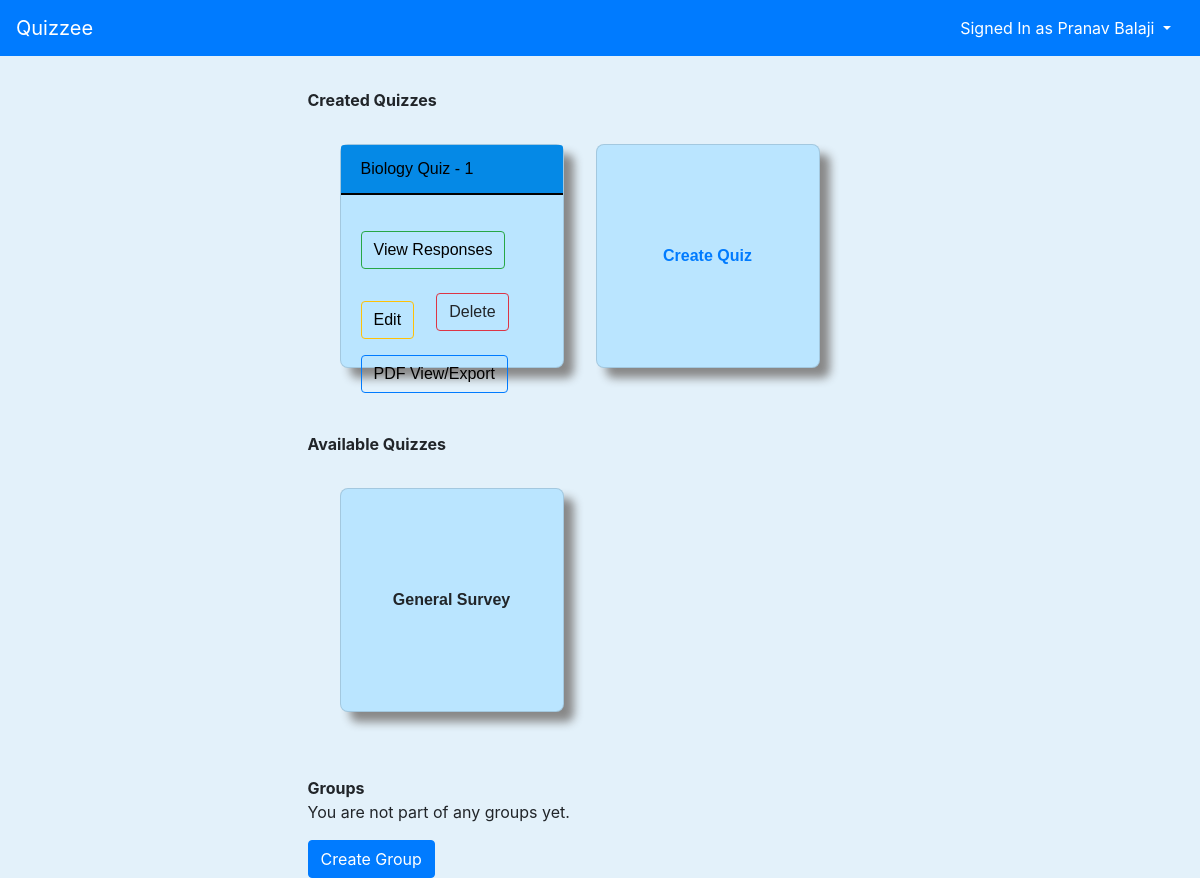
Page /my/dashboard (signed in) on the earlier database version.
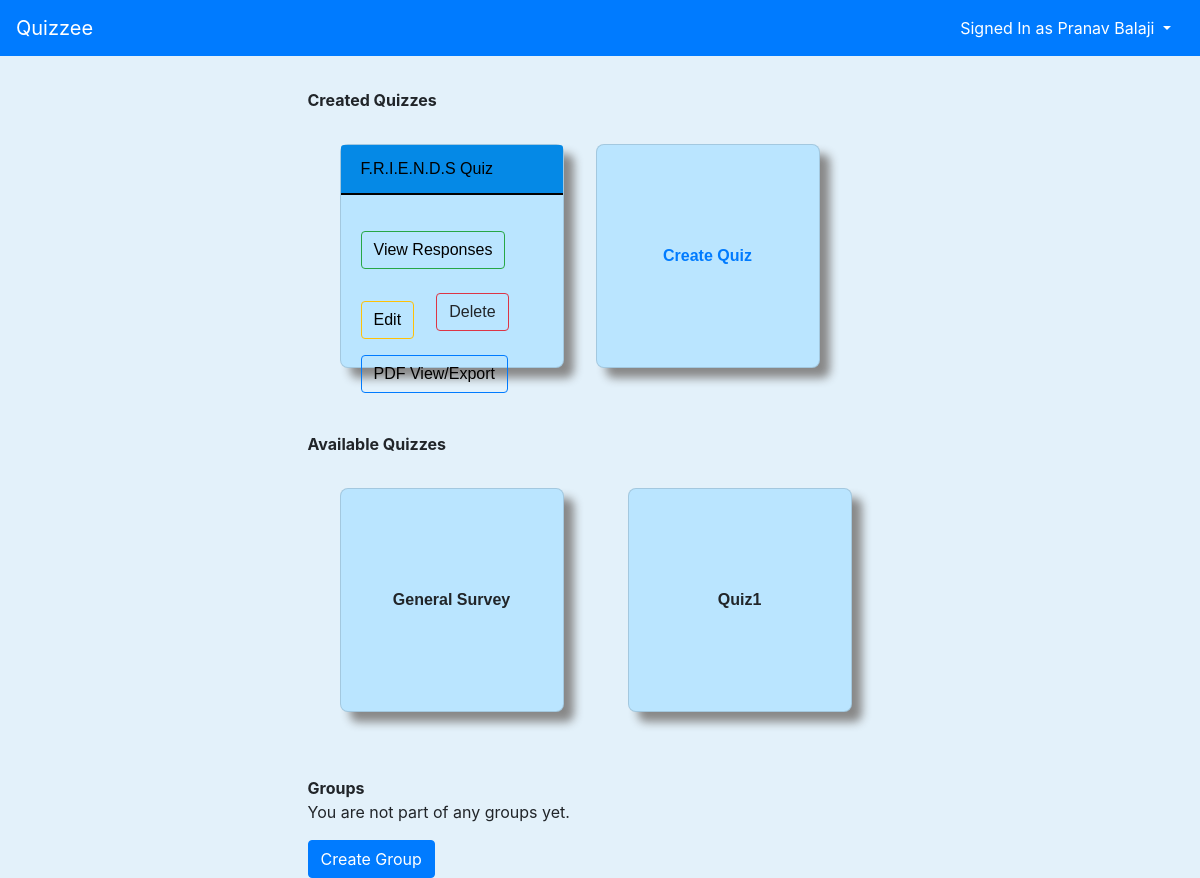
Same page on the later database version.
### tables this page shows
CREATE TABLE `quizzes` (
  `qid` int(11) NOT NULL,
  `uqid` varchar(35) NOT NULL,
  `qname` varchar(30) NOT NULL,
  `type` varchar(1) NOT NULL,
  `code` varchar(8) DEFAULT NULL,
  `create_time` varchar(50) DEFAULT NULL,
  `uid` int(11) NOT NULL
);

### index.php (the view, shortened to what this page needs)
<?php
	require_once "header.php";
	include_once "includes/utilities.inc.php";
	if (!isset($_SESSION['USERID'])) {
		if (strpos($_SERVER['REQUEST_URI'], 'my/dashboard') !== false) {
			header("Location: ".str_replace("my/dashboard", "quizzee", $_SERVER['REQUEST_URI']));
			return;
		}
	} else {
		require_once "includes/db.inc.php";
		$selectQuizQuery = $conn->prepare("SELECT uqid, qname
																			 FROM quizzes
																			 WHERE uid = :uid");
		$selectQuizQuery->execute(array(
			":uid" => $_SESSION['USERID']
		));
		$created_quizzes = $selectQuizQuery->fetchAll(PDO::FETCH_ASSOC);
		$selectQuizQuery = $conn->prepare("SELECT uqid, qname, type, create_time
																			 FROM quizzes
																			 WHERE uid <> :uid");
		$selectQuizQuery->execute(array(
			":uid" => $_SESSION['USERID']
		));
		$available_quizzes = $selectQuizQuery->fetchAll(PDO::FETCH_ASSOC);
		$selectGroups = $conn->prepare("SELECT groups.gname, groups.gdesc, groups.ugid, user_group.is_admin
																		FROM user_group
																		JOIN groups
																		ON groups.gid = user_group.gid
																		WHERE user_group.uid = :uid");
		$selectGroups->execute(array(
			":uid" => $_SESSION['USERID']
		));
		$groups = $selectGroups->fetchAll(PDO::FETCH_ASSOC);
	}
?>
<?php if (isset($_SESSION['USERID'])): ?>
	<link rel="stylesheet" href="../modal/modal.css">
<nav class="navbar navbar-expand-lg navbar-dark bg-primary" style="z-index:1;">
	<a class="navbar-brand" href=<?php echo $_SERVER['REQUEST_URI'] ?>>Quizzee</a>
	<div class="collapse navbar-collapse" id="navbarSupportedContent">
		<ul class="navbar-nav ml-auto">
			<div class="dropdown">
			  <button class="btn btn-primary dropdown-toggle" type="button" data-toggle="dropdown">Signed In as <?php echo htmlentities($_SESSION['NAME'], ENT_QUOTES, 'utf-8'); ?>
			  <span class="caret"></span></button>
				</div>
			</ul>
		</div>
	</nav>
	<?php endif; ?>
<?php if (isset($_SESSION['USERID'])): ?>
		<link rel="stylesheet" href="../dashboard_style.css">
		<div class="row heading"><div class="col-3"></div><div class="col-6">Created Quizzes</div></div>
		<div class="row">
			<div class="col-3"></div>
			<div class="col-9">
				<?php if (isset($created_quizzes) && count($created_quizzes)): ?>
					<?php foreach ($created_quizzes as $quiz_index => $quiz_attributes): ?>
						<div class="card float-left created-quiz">
							<div class="card-header"><a href=<?php echo 'quizzes/view/'.urlencode($quiz_attributes['uqid']) ?>> <?php echo htmlentities($quiz_attributes['qname'], ENT_QUOTES, 'utf-8'); ?> </a>&nbsp;&nbsp;&nbsp;&nbsp;</div>
							<div class="card-body">
								<a class="card-link btn btn-outline-success" href=<?php echo 'quizzes/responses/'.urlencode($quiz_attributes['uqid']) ?>> View Responses </a>&nbsp;&nbsp;&nbsp;&nbsp;
								<a class="card-link btn btn-outline-warning" href=<?php echo 'quizzes/edit/'.urlencode($quiz_attributes['uqid']) ?>> Edit </a>&nbsp;&nbsp;&nbsp;&nbsp;
								<a data-modal="delete-quiz" data-uqid=<?php echo $quiz_attributes['uqid'] ?> class="btn btn-outline-danger modal-trigger">Delete</a>
								<a class="card-link btn btn-outline-primary" href=<?php echo 'quizzes/export/'.urlencode($quiz_attributes['uqid']) ?>> PDF View/Export </a>&nbsp;&nbsp;&nbsp;&nbsp;
							</div>
						</div>
					<?php endforeach; ?>
				<?php endif; ?>
				<div class="card card-block d-flex quizTitle" onclick="return createQuiz();">
					<div class="card-body align-items-center d-flex justify-content-center" style="color:#007bff;">Create Quiz</div>
				</div>
			</div>
		</div>
		<div class="row heading"><div class="col-3"></div><div class="col-6">Available Quizzes</div></div>
		<div class="row">
			<div class="col-3"></div>
			<div class="col-9">
				<?php if (isset($available_quizzes) && count($available_quizzes)): ?>
					<?php foreach ($available_quizzes as $quiz_index => $quiz_attributes): ?>
						<div class="card float-left card-block d-flex quizTitle">
						<a id="attempt-quiz-modal-trigger" class="card-body align-items-center d-flex justify-content-center modal-trigger"
						data-modal="attempt-quiz" data-uqid=<?php echo $quiz_attributes['uqid'] ?>>
							<?php echo htmlentities($quiz_attributes['qname'], ENT_QUOTES, 'utf-8'); ?>
						</a>
						</div>
					<?php endforeach; ?>
				<?php endif; ?>
			</div>
		</div>
		<div class="row heading"><div class="col-3"></div><div class="col-6">Groups</div></div>
		<div class="row">
			<div class="col-3"></div>
			<div class="col-9">
				<?php if (!empty($groups)): ?>
					<?php foreach ($groups as $index => $attr): ?>
						<div class="group-details">
							<p><?php echo htmlentities("Group Name: ".$attr['gname'], ENT_QUOTES, 'utf-8'); ?></p>
							<p><?php echo htmlentities("Group Description: ".$attr['gdesc'], ENT_QUOTES, 'utf-8'); ?></p>
							<p><?php echo htmlentities("Status: ".(($attr['is_admin'] == 'Yes')? "Admin" : "Member"), ENT_QUOTES, 'utf-8'); ?></p>
							<button type="button" data-modal="delete-group" data-ugid=<?php echo $attr['ugid'] ?> class="btn btn-outline-primary modal-trigger">Delete Group</button>
						</div>
					<?php endforeach; ?>
				<?php else: ?>
					<p>You are not part of any groups yet.</p>
				<?php endif; ?>
				<button type="button" id="create-group-modal-trigger" class="btn btn-primary modal-trigger" data-modal="create-group">Create Group</button>
			</div>
		</div>
<?php endif; ?>

### header.php (shortened to what this page needs)
<!DOCTYPE html>
<html lang="en">
<head>
	<link rel="stylesheet" href="https://stackpath.bootstrapcdn.com/bootstrap/4.5.2/css/bootstrap.min.css">
</head>
<body>
</body>
</html>

### includes/utilities.inc.php (shortened to what this page needs)
<link rel="stylesheet" href="https://stackpath.bootstrapcdn.com/bootstrap/4.5.0/css/bootstrap.min.css">

### dashboard_style.css (style rules this page uses)
nav { color: black; }
.heading { font-weight: bold; margin-top:2rem; }
body { background: #e3f1fa; }
.quizTitle { border-radius: 8px; font-weight: bold; margin-left: 2rem; }
.card { margin: 2rem; border-radius: 8px; font-family: sans-serif; width: 14rem; background-color:#bae5ff; height: 14rem; box-shadow: 10px 10px 10px #888888; }
.card-header { border: none; background:#0589e6; border-bottom: 2px solid black; }
.card-header a { color: black; }
.card-link { color: black; font-weight: 400; }
.card-link.btn.btn-outline-success { margin: 1rem 0 0 0; }
.card-link.btn.btn-outline-warning { margin: 2rem 0 1rem 0; }

Differences in the rows shown:
removed quizzes: qname "Biology Quiz - 1"
added quizzes: qname "F.R.I.E.N.D.S Quiz"
added quizzes: qname "Quiz1"
